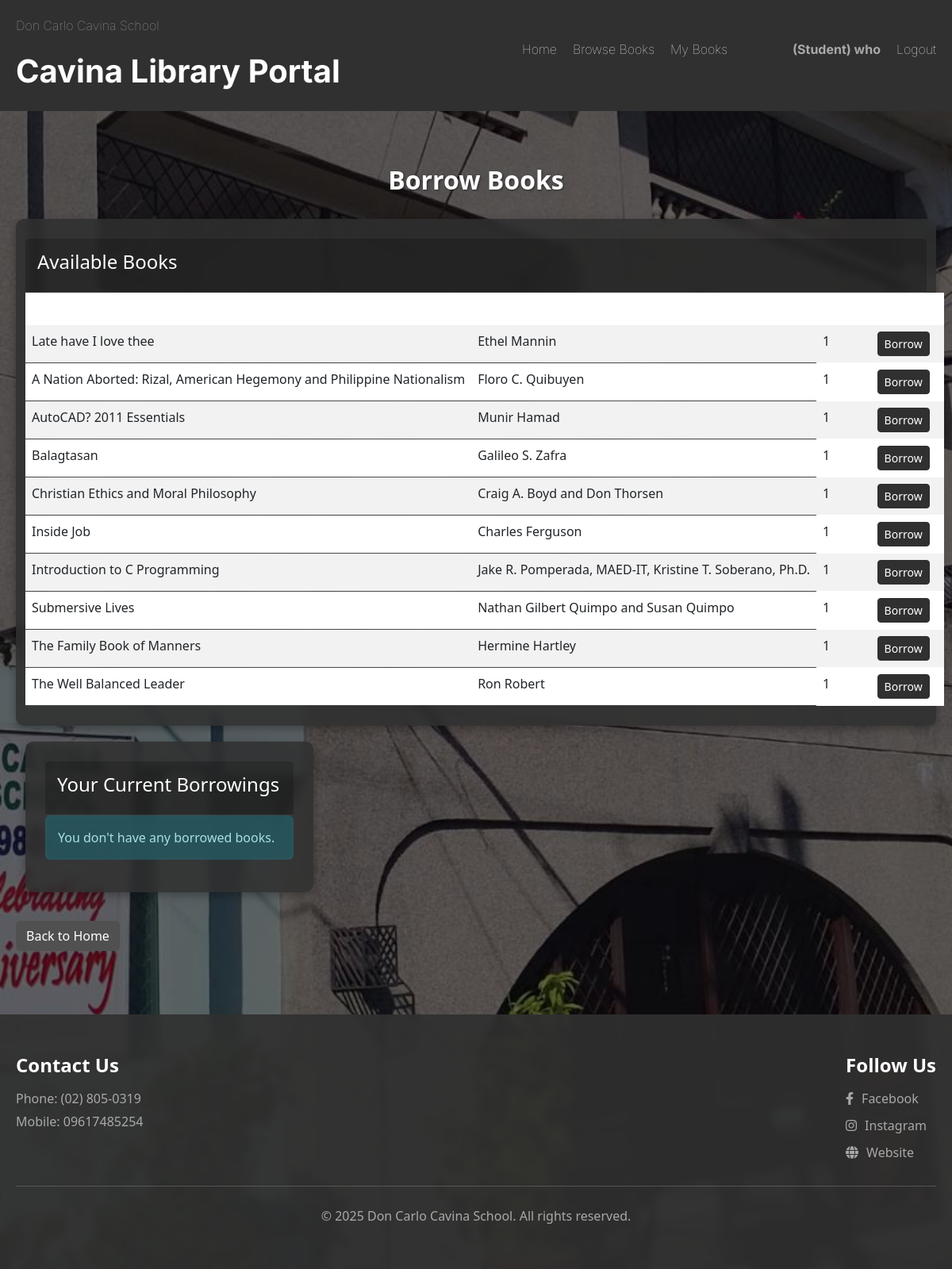
The page /borrow.php (signed in) on the database its author committed.
### tables this page shows
CREATE TABLE `books` (
  `id` int(11) NOT NULL,
  `title` varchar(255) NOT NULL,
  `author` varchar(255) NOT NULL,
  `copies` int(11) NOT NULL,
  `available` tinyint(1) DEFAULT 1,
  `image_path` varchar(255) DEFAULT 'default_book.jpg',
  `bookshelf` varchar(100) DEFAULT NULL,
  `bookshelf_location` varchar(100) DEFAULT NULL,
  `isbn` varchar(20) DEFAULT NULL,
  `publisher` varchar(255) DEFAULT NULL,
  `publication_year` int(11) DEFAULT NULL,
  `description` text DEFAULT NULL,
  `quantity` int(11) NOT NULL DEFAULT 1,
  `created_at` timestamp NOT NULL DEFAULT current_timestamp(),
  `updated_at` timestamp NOT NULL DEFAULT current_timestamp() ON UPDATE current_timestamp()
);

### borrow.php (the view, shortened to what this page needs)
<?php
include 'db.php';
$available_books = [];
$user_id = $_SESSION['user']['id'] ?? $_SESSION['user_id'] ?? null;
try {
    $query = "SELECT * FROM books WHERE copies > 0 ORDER BY title";
    $result = $conn->query($query);
    if ($result) {
        while ($row = $result->fetch_assoc()) {
            $available_books[] = $row;
        }
    } else {
        $error = "Failed to retrieve available books: " . $conn->error;
    }
} catch (Exception $e) {
    $error = "Error getting available books: " . $e->getMessage();
}
try {
    $current_borrowings = getUserBorrowings($user_id);
} catch (Exception $e) {
    $current_borrowings = [];
    $error = "Could not retrieve current borrowings: " . $e->getMessage();
}
?>
<!DOCTYPE html>
<html lang="en">
<head>
    <link rel="stylesheet" href="css/reset.css">
    <link rel="stylesheet" href="css/navbar.css">
    <link rel="stylesheet" href="css/index.css">
    <link href="https://cdn.jsdelivr.net/npm/bootstrap@5.3.0/dist/css/bootstrap.min.css" rel="stylesheet">
    <link rel="stylesheet" href="https://cdnjs.cloudflare.com/ajax/libs/font-awesome/6.4.0/css/all.min.css">
</head>
<body>
    <?php include('navbar.php'); ?>
    <div class="main-content">
        <div class="container mt-5">
            <h1 class="page-title">Borrow Books</h1>
            <div class="row">
<div class="card">
    <div class="card-header">
        <h4>Available Books</h4>
    </div>
    <div class="card-body p-0">
        <?php if (empty($available_books)): ?>
            <div class="alert alert-info m-3">No books available for borrowing.</div>
        <?php else: ?>
            <div class="table-responsive">
                <table class="table table-striped table-hover mb-0">
                    <thead>
                        <tr>
                            <th style="width: 35%">Title</th>
                            <th style="width: 30%">Author</th>
                            <th style="width: 15%">Copies</th>
                            <th style="width: 20%">Action</th>
                        </tr>
                    </thead>
                    <tbody>
                        <?php foreach ($available_books as $book): ?>
                            <tr>
                                <td class="text-truncate" title="<?= htmlspecialchars($book['title']) ?>"><?= htmlspecialchars($book['title']) ?></td>
                                <td class="text-truncate" title="<?= htmlspecialchars($book['author']) ?>"><?= htmlspecialchars($book['author']) ?></td>
                                <td><?= htmlspecialchars($book['copies']) ?></td>
                                <td>
                                    <button class="btn btn-primary btn-sm"
                                            data-bs-toggle="modal"
                                            data-bs-target="#borrowModal"
                                            data-book-id="<?= $book['id'] ?>"
                                            data-book-title="<?= htmlspecialchars($book['title']) ?>">
                                        Borrow
                                    </button>
                                </td>
                            </tr>
                        <?php endforeach; ?>
                    </tbody>
                </table>
            </div>
        <?php endif; ?>
    </div>
</div>
                <div class="col-md-4">
                    <div class="card">
                        <div class="card-header">
                            <h4>Your Current Borrowings</h4>
                        </div>
                        <div class="card-body">
                            <?php
                            $active_borrowings = array_filter($current_borrowings, function($b) {
                                return isset($b['status']) && ($b['status'] == 'borrowed' || $b['status'] == 'overdue');
                            });
                            if (empty($active_borrowings)):
                            ?>
                                <div class="alert alert-info">You don't have any borrowed books.</div>
                            <?php endif; ?>
                        </div>
                    </div>
                </div>
            </div>
            <div class="mt-3">
                <a href="index.php" class="btn btn-secondary">Back to Home</a>
            </div>
        </div>
    </div>
    <footer class="footer">
    <div class="container">
        <div class="footer-content">
            <div>
                <h2>Contact Us</h2>
                <p>Phone: (02) 805-0319</p>
                <p>Mobile: 09617485254</p>
            </div>
            <div class="social-links">
                <h2>Follow Us</h2>
                <div class="social-icons">
                    <a href="https://www.facebook.com/doncarlocavinaschool1" target="_blank" class="social-icon">
                        <i class="fab fa-facebook-f"></i> Facebook
                    </a>
                    <a href="https://www.instagram.com/dccs.official.ph" target="_blank" class="social-icon">
                        <i class="fab fa-instagram"></i> Instagram
                    </a>
                    <a href="https://www.doncarlocavinaschool.com/" target="_blank" class="social-icon">
                        <i class="fas fa-globe"></i> Website
                    </a>
                </div>
            </div>
        </div>
        <div class="copyright">
            <p>© 2025 Don Carlo Cavina School. All rights reserved.</p>
        </div>
    </div>
</footer>
</body>
</html>

### css/index.css (style rules this page uses)
body { font-family: "Inter", sans-serif; margin: 0; padding: 0; background-image: linear-gradient(rgba(0, 0, 0, 0.6), rgba(0, 0, 0, 0.6)), url('../images/school-background.jpg'); background-size: cover; background-position: center; background-attachment: fixed; color: #fff; }
html, body { height: 100%; }
body { display: flex; flex-direction: column; min-height: 100vh; }
.container { flex: 1; }
.footer { margin-top: auto; }
.container { max-width: 1200px; margin: 0 auto; padding: 20px; }
h1 { margin: 30px 0; font-size: 32px; font-weight: bold; color: #fff; text-shadow: 1px 1px 3px rgba(0, 0, 0, 0.5); }
.card { background-color: rgba(48, 48, 48, 0.85); color: white; border-radius: 10px; padding: 25px; width: 100%; max-width: 400px; box-shadow: 0 4px 12px rgba(0, 0, 0, 0.3); backdrop-filter: blur(5px); transition: transform 0.2s ease, box-shadow 0.2s ease; }
.btn { display: inline-block; background-color: #fff; color: #303030; padding: 8px 20px; border-radius: 5px; text-decoration: none; margin-right: 10px; font-weight: 500; transition: background-color 0.2s ease; }
.footer { background-color: rgba(48, 48, 48, 0.9); color: white; padding: 30px 0; margin-top: 60px; backdrop-filter: blur(5px); }
.footer-content { display: flex; justify-content: space-between; flex-wrap: wrap; gap: 30px; }
.social-links { display: flex; flex-direction: column; }
.social-icons { display: flex; flex-direction: column; gap: 10px; }
.social-icon { display: flex; align-items: center; gap: 10px; color: #A9A9A9; text-decoration: none; transition: color 0.2s ease; }
.copyright { margin-top: 30px; border-top: 1px solid rgba(169, 169, 169, 0.3); padding-top: 20px; text-align: center; }
.footer h2 { font-size: 24px; margin-bottom: 15px; font-weight: bold; }
.footer p { margin: 5px 0; color: #A9A9A9; font-weight: 100; }

### borrow.php (style rules this page uses)
body { background-image: linear-gradient(rgba(0, 0, 0, 0.6), rgba(0, 0, 0, 0.6)), url('../images/school-background.jpg'); background-size: cover; background-position: center; background-attachment: fixed; color: #fff; min-height: 100vh; display: flex; flex-direction: column; }
.main-content { flex: 1; display: flex; flex-direction: column; }
.container { max-width: 1200px; margin: 0 auto; padding: 20px; flex: 1; width: 100%; }
.card { background-color: rgba(48, 48, 48, 0.85); color: white; border-radius: 10px; margin-bottom: 20px; backdrop-filter: blur(5px); box-shadow: 0 4px 12px rgba(0, 0, 0, 0.3); border: none; height: auto !important; display: flex; flex-direction: column; }
.card-body { flex: 1; overflow: visible !important; max-height: none !important; padding: 0; }
.table-responsive { width: 100%; overflow: visible; }
.table { width: 100%; margin-bottom: 0; }
.row { margin-right: 0; margin-left: 0; }
.card-header { background-color: rgba(0, 0, 0, 0.2); border-bottom: 1px solid rgba(255, 255, 255, 0.1); font-weight: bold; padding: 15px; }
.table { color: #A9A9A9; }
.table thead th { border-color: rgba(255, 255, 255, 0.2); color: white; }
.table tbody td { border-color: rgba(255, 255, 255, 0.1); }
.btn-primary { background-color: #303030; border-color: #303030; }
.btn-secondary { background-color: #505050; border-color: #505050; }
.alert { background-color: rgba(48, 48, 48, 0.85); border: none; backdrop-filter: blur(5px); }
.alert-info { background-color: rgba(23, 162, 184, 0.3); color: #a8e0e9; }
.page-title { font-size: 32px; font-weight: bold; text-align: center; margin-bottom: 30px; text-shadow: 1px 1px 3px rgba(0, 0, 0, 0.5); }

### rows shown on the page
books: title "Late have I love thee", author "Ethel Mannin", copies "1"
books: title "A Nation Aborted: Rizal, American Hegemony and Philippine Nationalism", author "Floro C. Quibuyen", copies "1"
books: title "AutoCAD? 2011 Essentials", author "Munir Hamad", copies "1"
books: title "Balagtasan", author "Galileo S. Zafra", copies "1"
books: title "Christian Ethics and Moral Philosophy", author "Craig A. Boyd and Don Thorsen", copies "1"
books: title "Inside Job", author "Charles Ferguson", copies "1"
books: title "Introduction to C Programming", author "Jake R. Pomperada, MAED-IT, Kristine T. Soberano, Ph.D.", copies "1"
books: title "Submersive Lives", author "Nathan Gilbert Quimpo and Susan Quimpo", copies "1"
books: title "The Family Book of Manners", author "Hermine Hartley", copies "1"
books: title "The Well Balanced Leader", author "Ron Robert", copies "1"

### other values the page prints
$_SESSION['user'] "who"
